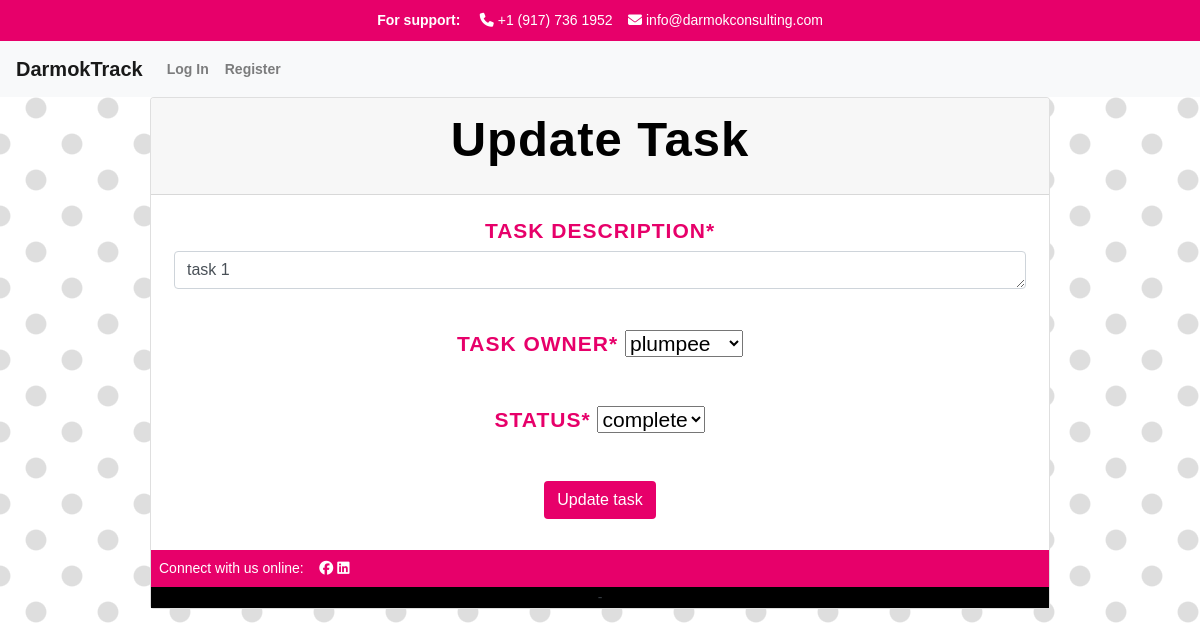
The page /track/update_task/10 on the database as committed earlier.
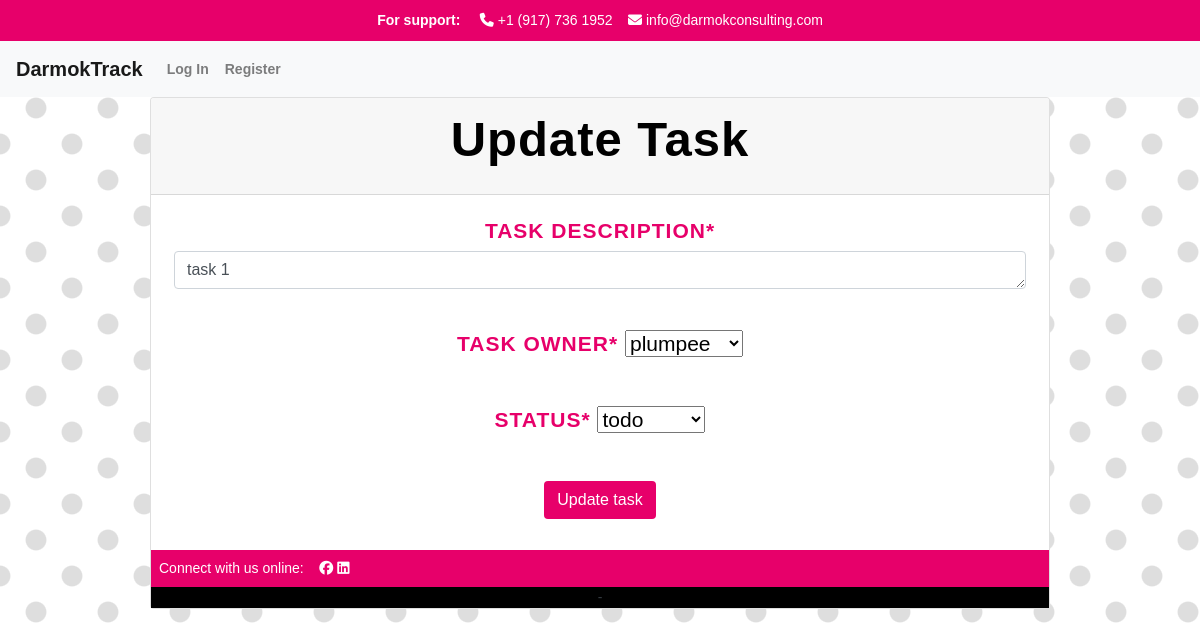
The same page on the database as committed later.
### apps/track/models.py (models this page shows, shortened)
class ProjectTask(models.Model):
    TODO = 'todo'
    COMPLETE = 'complete'
    CANCELED = 'canceled'
    CHOICES_STATUS = {
        (TODO, 'todo'),
        (COMPLETE, 'complete'),
        (CANCELED, 'canceled'),
    }
    project = models.ForeignKey(Project, related_name='tasks', on_delete=models.CASCADE)
    description = models.CharField('Task Description', max_length=250)
    task_owner = models.ForeignKey(User, related_name='task_owner', on_delete=models.CASCADE)
    created = models.DateTimeField(auto_now_add=True)
    status = models.CharField(max_length=25, choices=CHOICES_STATUS, default=TODO)
    due_date = models.DateTimeField(default=default_future)
    class Meta:
        ordering = ['due_date']

### apps/track/views.py (the view)
# urls.py: path('track/update_task/<int:pk>', views.update_task, name='update_task'),
def update_task(request, pk):
    task = ProjectTask.objects.get(pk=pk)
    if request.method == 'POST':
        form = UpdateTaskForm(request.POST, instance=task)
        if form.is_valid():
            form.save()
            return redirect('projects')
    else:
        form = UpdateTaskForm(instance=task)
    return render(request, 'track/update_task.html', {'form': form})

### apps/track/forms.py
class UpdateTaskForm(forms.ModelForm):
    class Meta:
        model = ProjectTask
        fields = ('description', 'task_owner', 'status',)
        widgets = {
            'description': forms.Textarea(attrs={'rows': 1}),
        }

### apps/track/models.py (called while the page is built)
    def __str__(self):
        return self.username

### apps/track/templates/track/update_task.html (shortened to what this page needs)
{% extends "track/layout.html" %}
{% load static %}
{% block body %}
{% load crispy_forms_tags %}
<div class="card w-75">
    <div class="card-header" id="headingOne">
        <h1>Update Task</h1>
    </div>
    <div class="card-body">
        <h3>
<form method="post">
    {{ form.description|as_crispy_field }}
    <br>
    {{ form.task_owner|as_crispy_field }}
    <br>
    {{ form.status|as_crispy_field }}
    <br>
    <button class="btn btn-darmok" type="submit">Update task</button>
</form>
</h3>
{% endblock %}

Rows that differ between the two databases and show on the page:
changed ProjectTask "task 1": status "complete" → "todo"
